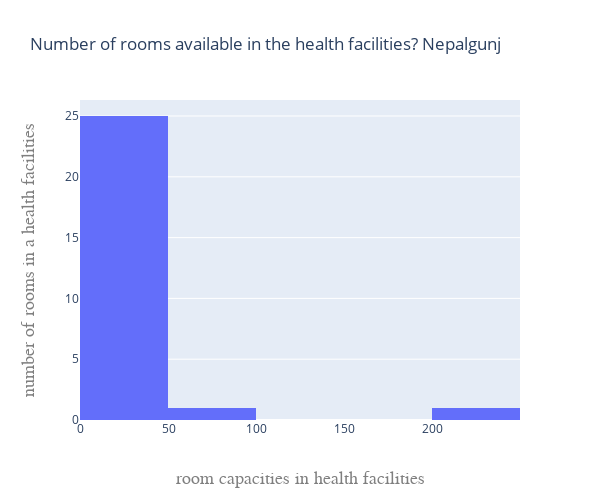

The code cell stored with this chart in its notebook:
### Code cell
fig = go.Figure(data=[go.Histogram(x=df["Number of rooms available in the health facilities? Number"])])
fig.update_layout(
    height=500,
    width=600,
    title="Number of rooms available in the health facilities? Nepalgunj",
    xaxis=go.layout.XAxis(
        title=go.layout.xaxis.Title(
            text="room capacities in health facilities",
            font=dict(
                family="Courier New, monospace",
                size=18,
                color="#7f7f7f"
            )
        )
    ),
    yaxis=go.layout.YAxis(
        title=go.layout.yaxis.Title(
            text="number of rooms in a health facilities",
            font=dict(
                family="Courier New, monospace",
                size=18,
                color="#7f7f7f"
            )
        )
    )) 
fig.show()

### Figure 1 — Plotly figure (JSON) as saved in the notebook; plotly's stock layout.template omitted (floating-point values rounded to 4 significant figures)
{"data": [{"type": "histogram", "x": [2, 2, 3, 60, 3, 6, 8, 16, 21, 3, 40, 11, 3, 3, 20, 3, 15, 8, 45, 2, 2, 3, 2, 5, 3, 11, 200]}], "layout": {"height": 500, "title": {"text": "Number of rooms available in the health facilities? Nepalgunj"}, "width": 600, "xaxis": {"title": {"font": {"color": "#7f7f7f", "family": "Courier New, monospace", "size": 18}, "text": "room capacities in health facilities"}}, "yaxis": {"title": {"font": {"color": "#7f7f7f", "family": "Courier New, monospace", "size": 18}, "text": "number of rooms in a health facilities"}}}}
